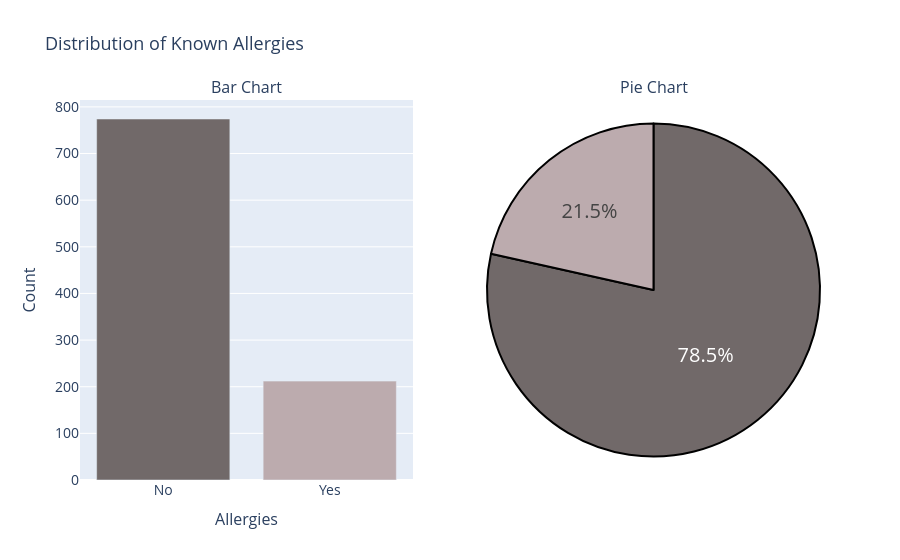

Notebook source saved alongside this figure:
### Code cell
# colors = ['#A167A5','#D3BCCC']
colors = ['#716969', '#BCABAE']
labels = ['No','Yes']
values = data['KnownAllergies'].value_counts()

# create pie chart

pie_chart = go.Figure(go.Pie(labels = labels, values = values, ))
pie_chart.update_traces(hoverinfo = 'label+value' , textinfo = 'percent', textfont_size = 20, 
                        marker = dict(colors = colors, line = dict( color = '#000000', width=2)))

# Bar Chart

bar_chart = go.Figure(go.Bar(x = labels, y = values, marker_color = colors))

# create subplots

fig = sp.make_subplots( rows = 1, cols = 2, column_width = [0.5,0.5], specs = [[{'type' : 'bar'}, {'type' : 'pie'}]],
                      subplot_titles = ("Bar Chart", "Pie Chart"))

# Add charts to subplots

fig.add_trace(bar_chart.data[0], row=1, col=1)
fig.add_trace(pie_chart.data[0], row=1, col=2)

# Update layout
fig.update_layout(
    showlegend=False,
    title=dict(
        text="Distribution of Known Allergies",
        font=dict(size=18)
    ),
    xaxis=dict(
        title=dict(
            text="Allergies",
            font=dict(size=16)
        ),
        tickfont=dict(size=14)
    ),
    yaxis=dict(
        title=dict(
            text="Count",
            font=dict(size=16)
        ),
        tickfont=dict(size=14)
    )
)

# Show subplots
fig.show()

### Figure 1 — Plotly figure (JSON) as saved in the notebook; plotly's stock layout.template omitted (floating-point values rounded to 4 significant figures)
{"data": [{"marker": {"color": ["#716969", "#BCABAE"]}, "type": "bar", "x": ["No", "Yes"], "xaxis": "x", "y": [774, 212], "yaxis": "y"}, {"domain": {"x": [0.55, 1], "y": [0, 1]}, "hoverinfo": "label+value", "labels": ["No", "Yes"], "marker": {"colors": ["#716969", "#BCABAE"], "line": {"color": "#000000", "width": 2}}, "textfont": {"size": 20}, "textinfo": "percent", "type": "pie", "values": [774, 212]}], "layout": {"annotations": [{"font": {"size": 16}, "showarrow": false, "text": "Bar Chart", "x": 0.225, "xanchor": "center", "xref": "paper", "y": 1, "yanchor": "bottom", "yref": "paper"}, {"font": {"size": 16}, "showarrow": false, "text": "Pie Chart", "x": 0.775, "xanchor": "center", "xref": "paper", "y": 1, "yanchor": "bottom", "yref": "paper"}], "showlegend": false, "title": {"font": {"size": 18}, "text": "Distribution of Known Allergies"}, "xaxis": {"anchor": "y", "domain": [0, 0.45], "tickfont": {"size": 14}, "title": {"font": {"size": 16}, "text": "Allergies"}}, "yaxis": {"anchor": "x", "domain": [0, 1], "tickfont": {"size": 14}, "title": {"font": {"size": 16}, "text": "Count"}}}}
